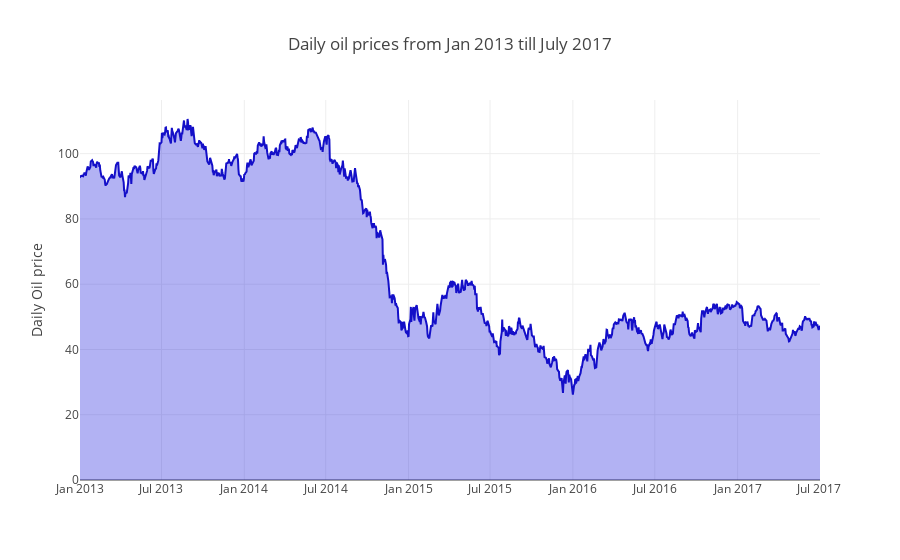

Notebook code for this chart:
### Code cell
# Visualizing oil data with plotly library. (scatter plot)

trace = go.Scatter(
    name='Oil prices',
    x=oil['date'],
    y=oil['dcoilwtico'].dropna(),  #this will drop the NaN values with the help of drop.na() function
    #mode='markers', #can also use line
    mode='lines',
    line=dict(color='rgb(20, 15, 200, 0.8)'),
  #  fillcolor='rgba(68, 68, 68, 0.3)', #gray color fill
    fillcolor='rgba(0, 0, 216, 0.3)',   #light blue color fill
    fill='tonexty' )

data = [trace]

layout = go.Layout(
    yaxis=dict(title='Daily Oil price'),
    title='Daily oil prices from Jan 2013 till July 2017',
    showlegend = False)
fig = go.Figure(data=data, layout=layout)
py.iplot(fig, filename='pandas-time-series-error-bars')

### Figure 1 — Plotly figure (JSON) as saved in the notebook; plotly's stock layout.template omitted (floating-point values rounded to 4 significant figures; data arrays with more than 128 entries replaced by an {"elided": "..."} marker saying what was removed)
{"data": [{"fill": "tonexty", "fillcolor": "rgba(0, 0, 216, 0.3)", "line": {"color": "rgb(20, 15, 200, 0.8)"}, "mode": "lines", "name": "Oil prices", "type": "scatter", "uid": "535c8dab-fce6-466d-a8fe-973b5f2317b1", "x": {"elided": "1218 str values"}, "y": {"elided": "1175 float values"}}], "layout": {"showlegend": false, "title": {"text": "Daily oil prices from Jan 2013 till July 2017"}, "yaxis": {"title": {"text": "Daily Oil price"}}}}
